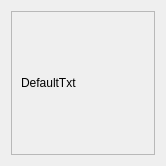
<?xml version="1.0" encoding="UTF-8"?>
<ui version="4.0">
 <class>PopUp</class>
 <widget class="QWidget" name="PopUp">
  <property name="geometry">
   <rect>
    <x>0</x>
    <y>0</y>
    <width>166</width>
    <height>166</height>
   </rect>
  </property>
  <property name="windowTitle">
   <string>PopUp</string>
  </property>
  <layout class="QHBoxLayout" name="horizontalLayout_2">
   <item>
    <widget class="QFrame" name="frame">
     <property name="frameShape">
      <enum>QFrame::StyledPanel</enum>
     </property>
     <property name="frameShadow">
      <enum>QFrame::Raised</enum>
     </property>
     <layout class="QVBoxLayout" name="verticalLayout">
      <item>
       <widget class="QLabel" name="popup_txt">
        <property name="text">
         <string>DefaultTxt</string>
        </property>
       </widget>
      </item>
     </layout>
    </widget>
   </item>
  </layout>
 </widget>
 <resources/>
 <connections/>
</ui>
